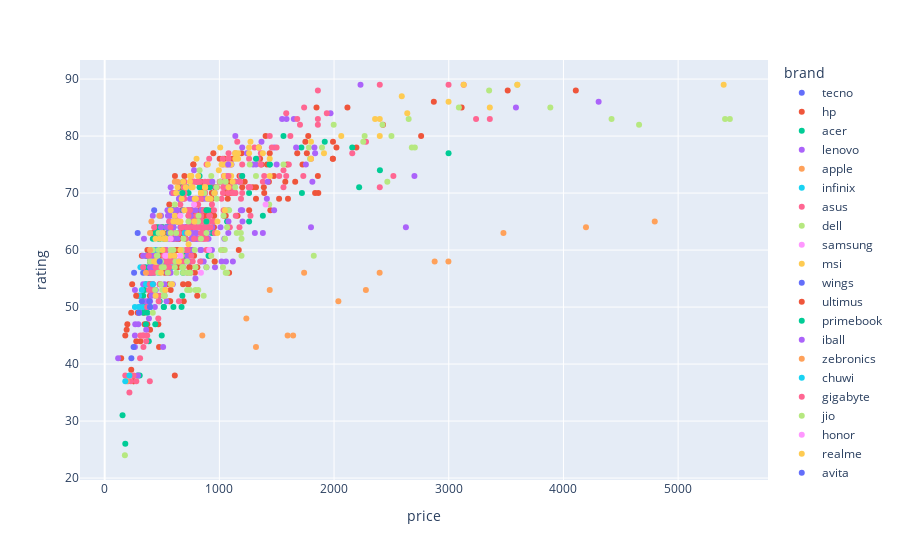

The notebook cell saved with this chart:
### Code cell
# Scarterplot de Price e Rating
px.scatter(df_laptops, x='price', y='rating', color='brand', hover_data=['brand'])

### Figure 1 — Plotly figure (JSON) as saved in the notebook; plotly's stock layout.template omitted (floating-point values rounded to 4 significant figures; data arrays with more than 128 entries replaced by an {"elided": "..."} marker saying what was removed)
{"data": [{"customdata": [["tecno"], ["tecno"]], "hovertemplate": "brand=%{customdata[0]}<br>price=%{x}<br>rating=%{y}<extra></extra>", "legendgroup": "tecno", "marker": {"color": "#636efa", "symbol": "circle"}, "mode": "markers", "name": "tecno", "orientation": "v", "showlegend": true, "type": "scatter", "x": [287.7, 431.6], "xaxis": "x", "y": [63, 67], "yaxis": "y"}, {"customdata": {"elided": "205x1 str values"}, "hovertemplate": "brand=%{customdata[0]}<br>price=%{x}<br>rating=%{y}<extra></extra>", "legendgroup": "hp", "marker": {"color": "#EF553B", "symbol": "circle"}, "mode": "markers", "name": "hp", "orientation": "v", "showlegend": true, "type": "scatter", "x": {"elided": "205 float values"}, "xaxis": "x", "y": {"elided": "205 int values"}, "yaxis": "y"}, {"customdata": [["acer"], ["acer"], ["acer"], ["acer"], ["acer"], ["acer"], ["acer"], ["acer"], ["acer"], ["acer"], ["acer"], ["acer"], ["acer"], ["acer"], ["acer"], ["acer"], ["acer"], ["acer"], ["acer"], ["acer"], ["acer"], ["acer"], ["acer"], ["acer"], ["acer"], ["acer"], ["acer"], ["acer"], ["acer"], ["acer"], ["acer"], ["acer"], ["acer"], ["acer"], ["acer"], ["acer"], ["acer"], ["acer"], ["acer"], ["acer"], ["acer"], ["acer"], ["acer"], ["acer"], ["acer"], ["acer"], ["acer"], ["acer"], ["acer"], ["acer"], ["acer"], ["acer"], ["acer"], ["acer"], ["acer"], ["acer"], ["acer"], ["acer"], ["acer"], ["acer"], ["acer"], ["acer"], ["acer"], ["acer"], ["acer"], ["acer"], ["acer"], ["acer"], ["acer"], ["acer"], ["acer"], ["acer"], ["acer"], ["acer"], ["acer"], ["acer"], ["acer"], ["acer"], ["acer"], ["acer"], ["acer"], ["acer"], ["acer"], ["acer"], ["acer"], ["acer"], ["acer"], ["acer"], ["acer"]], "hovertemplate": "brand=%{customdata[0]}<br>price=%{x}<br>rating=%{y}<extra></extra>", "legendgroup": "acer", "marker": {"color": "#00cc96", "symbol": "circle"}, "mode": "markers", "name": "acer", "orientation": "v", "showlegend": true, "type": "scatter", "x": [479.6, 935.4, 563.6, 419.6, 395.7, 683.5, 455.6, 473.7, 1139.0, 575.6, 1439.0, 1259.0, 371.7, 467.6, 395.7, 875.4, 2159.0, 383.7, 359.7, 731.5, 683.5, 1439.0, 335.7, 563.6, 359.7, 557.7, 599.5, 539.7, 515.7, 563.6, 557.6, 683.5, 477.3, 287.7, 767.6, 791.4, 599.5, 740.0, 305.7, 479.6, 419.6, 515.6, 683.5, 635.5, 443.6, 503.6, 497.6, 1919.0, 809.5, 431.6, 1559.0, 905.5, 503.6, 863.4, 369.3, 359.6, 353.7, 515.6, 491.6, 659.5, 394.5, 347.8, 479.6, 599.5, 698.8, 677.5, 670.4, 1720.0, 707.5, 1715.0, 479.6, 441.4, 1259.0, 1379.0, 539.6, 1067.0, 827.4, 2400.0, 934.2, 551.6, 395.7, 384.9, 2219.0, 2998.0, 335.7, 917.5, 359.7, 827.5, 905.5], "xaxis": "x", "y": [62, 63, 64, 60, 58, 71, 60, 62, 72, 67, 75, 70, 49, 64, 54, 64, 78, 57, 59, 70, 67, 75, 49, 67, 47, 64, 64, 64, 62, 63, 63, 56, 62, 38, 65, 62, 67, 65, 38, 58, 62, 50, 72, 70, 63, 60, 45, 79, 65, 58, 80, 59, 64, 70, 59, 50, 57, 50, 60, 69, 56, 53, 51, 50, 59, 52, 50, 70, 62, 78, 58, 47, 65, 66, 64, 65, 73, 74, 72, 59, 50, 44, 71, 77, 52, 71, 54, 71, 67], "yaxis": "y"}, {"customdata": {"elided": "201x1 str values"}, "hovertemplate": "brand=%{customdata[0]}<br>price=%{x}<br>rating=%{y}<extra></extra>", "legendgroup": "lenovo", "marker": {"color": "#ab63fa", "symbol": "circle"}, "mode": "markers", "name": "lenovo", "orientation": "v", "showlegend": true, "type": "scatter", "x": {"elided": "201 float values"}, "xaxis": "x", "y": {"elided": "201 int values"}, "yaxis": "y"}, {"customdata": [["apple"], ["apple"], ["apple"], ["apple"], ["apple"], ["apple"], ["apple"], ["apple"], ["apple"], ["apple"], ["apple"], ["apple"], ["apple"], ["apple"], ["apple"]], "hovertemplate": "brand=%{customdata[0]}<br>price=%{x}<br>rating=%{y}<extra></extra>", "legendgroup": "apple", "marker": {"color": "#FFA15A", "symbol": "circle"}, "mode": "markers", "name": "apple", "orientation": "v", "showlegend": true, "type": "scatter", "x": [851.4, 4796.0, 1235.0, 1439.0, 1319.0, 3477.0, 4196.0, 2997.0, 2397.0, 1739.0, 1595, 1643.0, 2278.0, 2877.0, 2038.0], "xaxis": "x", "y": [45, 65, 48, 53, 43, 63, 64, 58, 56, 56, 45, 45, 53, 58, 51], "yaxis": "y"}, {"customdata": [["infinix"], ["infinix"], ["infinix"], ["infinix"], ["infinix"], ["infinix"], ["infinix"], ["infinix"], ["infinix"], ["infinix"], ["infinix"], ["infinix"], ["infinix"]], "hovertemplate": "brand=%{customdata[0]}<br>price=%{x}<br>rating=%{y}<extra></extra>", "legendgroup": "infinix", "marker": {"color": "#19d3f3", "symbol": "circle"}, "mode": "markers", "name": "infinix", "orientation": "v", "showlegend": true, "type": "scatter", "x": [419.6, 719.5, 359.7, 335.7, 323.7, 431.6, 695.5, 467.6, 587.6, 311.7, 299.7, 539.6, 467.6], "xaxis": "x", "y": [56, 71, 54, 50, 53, 60, 63, 56, 57, 57, 52, 57, 58], "yaxis": "y"}, {"customdata": {"elided": "210x1 str values"}, "hovertemplate": "brand=%{customdata[0]}<br>price=%{x}<br>rating=%{y}<extra></extra>", "legendgroup": "asus", "marker": {"color": "#FF6692", "symbol": "circle"}, "mode": "markers", "name": "asus", "orientation": "v", "showlegend": true, "type": "scatter", "x": {"elided": "210 float values"}, "xaxis": "x", "y": {"elided": "210 int values"}, "yaxis": "y"}, {"customdata": [["dell"], ["dell"], ["dell"], ["dell"], ["dell"], ["dell"], ["dell"], ["dell"], ["dell"], ["dell"], ["dell"], ["dell"], ["dell"], ["dell"], ["dell"], ["dell"], ["dell"], ["dell"], ["dell"], ["dell"], ["dell"], ["dell"], ["dell"], ["dell"], ["dell"], ["dell"], ["dell"], ["dell"], ["dell"], ["dell"], ["dell"], ["dell"], ["dell"], ["dell"], ["dell"], ["dell"], ["dell"], ["dell"], ["dell"], ["dell"], ["dell"], ["dell"], ["dell"], ["dell"], ["dell"], ["dell"], ["dell"], ["dell"], ["dell"], ["dell"], ["dell"], ["dell"], ["dell"], ["dell"], ["dell"], ["dell"], ["dell"], ["dell"], ["dell"], ["dell"], ["dell"], ["dell"], ["dell"], ["dell"], ["dell"], ["dell"], ["dell"], ["dell"], ["dell"], ["dell"], ["dell"], ["dell"], ["dell"], ["dell"], ["dell"], ["dell"], ["dell"], ["dell"], ["dell"], ["dell"], ["dell"], ["dell"], ["dell"], ["dell"], ["dell"], ["dell"], ["dell"], ["dell"], ["dell"], ["dell"], ["dell"], ["dell"], ["dell"], ["dell"], ["dell"], ["dell"], ["dell"], ["dell"], ["dell"], ["dell"], ["dell"], ["dell"], ["dell"], ["dell"], ["dell"], ["dell"]], "hovertemplate": "brand=%{customdata[0]}<br>price=%{x}<br>rating=%{y}<extra></extra>", "legendgroup": "dell", "marker": {"color": "#B6E880", "symbol": "circle"}, "mode": "markers", "name": "dell", "orientation": "v", "showlegend": true, "type": "scatter", "x": [419.6, 818.4, 974.9, 475.5, 1037.0, 869.4, 599.7, 1007.0, 827.4, 1781.0, 455.6, 791.4, 929.4, 470.6, 687.2, 611.5, 839.5, 626.0, 1055.0, 2500.0, 440.5, 718.3, 419.6, 1823, 1067.0, 1265.0, 617.5, 683.5, 743.5, 815.9, 675.7, 682.2, 683.5, 611.5, 467.6, 791.4, 1193.0, 719.5, 449.6, 1031.0, 2678.0, 550.1, 459.9, 1187.0, 395.7, 1049.0, 575.6, 929.4, 496.9, 1047.0, 725.5, 447.1, 1013.0, 3088.0, 1151.0, 730.4, 5451.0, 814.2, 3886.0, 2267.0, 5409.0, 3598.0, 785.6, 887.4, 471.2, 719.5, 501.4, 1055.0, 1085.0, 491.6, 524.0, 671.5, 575.6, 955.8, 3352.0, 2423.0, 490.4, 2465.0, 1138.0, 743.5, 1895.0, 1997.0, 1193.0, 959.7, 515.6, 1067.0, 863.4, 887.4, 743.5, 1790.0, 515.7, 2255.0, 1319.0, 1559.0, 976.3, 2704.0, 2650.0, 4659.0, 4419.0, 575.6, 623.5, 461.6, 539.6, 670.4, 1434.0, 1055.0], "xaxis": "x", "y": [60, 66, 71, 66, 66, 70, 60, 72, 74, 78, 59, 53, 73, 63, 62, 68, 62, 56, 67, 80, 53, 58, 49, 59, 64, 75, 58, 57, 53, 53, 57, 57, 56, 57, 56, 57, 62, 53, 58, 57, 78, 56, 58, 63, 58, 62, 54, 59, 57, 60, 63, 58, 60, 85, 63, 65, 83, 65, 85, 80, 83, 89, 60, 63, 60, 56, 53, 56, 67, 58, 52, 60, 60, 70, 88, 82, 54, 72, 71, 56, 78, 82, 59, 58, 57, 56, 52, 57, 56, 76, 52, 79, 73, 75, 69, 78, 83, 82, 83, 63, 63, 59, 62, 59, 68, 72], "yaxis": "y"}, {"customdata": [["samsung"], ["samsung"], ["samsung"], ["samsung"], ["samsung"], ["samsung"], ["samsung"]], "hovertemplate": "brand=%{customdata[0]}<br>price=%{x}<br>rating=%{y}<extra></extra>", "legendgroup": "samsung", "marker": {"color": "#FF97FF", "symbol": "circle"}, "mode": "markers", "name": "samsung", "orientation": "v", "showlegend": true, "type": "scatter", "x": [779.5, 539.6, 575.6, 839.4, 911.4, 659.5, 1403.0], "xaxis": "x", "y": [68, 59, 62, 56, 60, 59, 68], "yaxis": "y"}, {"customdata": [["msi"], ["msi"], ["msi"], ["msi"], ["msi"], ["msi"], ["msi"], ["msi"], ["msi"], ["msi"], ["msi"], ["msi"], ["msi"], ["msi"], ["msi"], ["msi"], ["msi"], ["msi"], ["msi"], ["msi"], ["msi"], ["msi"], ["msi"], ["msi"], ["msi"], ["msi"], ["msi"], ["msi"], ["msi"], ["msi"], ["msi"], ["msi"], ["msi"], ["msi"], ["msi"], ["msi"], ["msi"], ["msi"], ["msi"], ["msi"], ["msi"], ["msi"], ["msi"], ["msi"], ["msi"], ["msi"], ["msi"], ["msi"], ["msi"], ["msi"], ["msi"], ["msi"], ["msi"], ["msi"], ["msi"], ["msi"], ["msi"], ["msi"], ["msi"], ["msi"], ["msi"], ["msi"], ["msi"], ["msi"], ["msi"], ["msi"], ["msi"], ["msi"], ["msi"], ["msi"], ["msi"], ["msi"], ["msi"], ["msi"], ["msi"], ["msi"], ["msi"], ["msi"], ["msi"], ["msi"], ["msi"], ["msi"], ["msi"], ["msi"], ["msi"], ["msi"], ["msi"], ["msi"], ["msi"], ["msi"]], "hovertemplate": "brand=%{customdata[0]}<br>price=%{x}<br>rating=%{y}<extra></extra>", "legendgroup": "msi", "marker": {"color": "#FECB52", "symbol": "circle"}, "mode": "markers", "name": "msi", "orientation": "v", "showlegend": true, "type": "scatter", "x": [635.5, 800.9, 431.2, 839.4, 659.5, 899.4, 599.5, 503.6, 659.5, 743.5, 635.5, 755.5, 479.6, 647.5, 683.5, 443.6, 815.4, 785.5, 527.6, 1271.0, 1007.0, 795.8, 2399.0, 5397.0, 959.4, 2358.0, 755.5, 1139.0, 1163.0, 1259.0, 1799.0, 1799.0, 1379.0, 671.5, 707.5, 671.5, 2399.0, 1439.0, 3598.0, 983.3, 443.6, 1912.0, 1079.0, 887.4, 575.6, 1343.0, 695.5, 659.5, 1259.0, 899.4, 1139.0, 611.5, 1139.0, 1019.0, 731.5, 623.5, 635.5, 1103.0, 1055.0, 3358.0, 923.4, 875.4, 1043.0, 2998.0, 767.5, 1163.0, 983.3, 839.4, 3130.0, 781.9, 875.4, 2638.0, 2590.0, 2063.0, 839.4, 743.5, 527.6, 587.6, 503.6, 455.6, 569.6, 1115.0, 995.3, 1048.0, 606.8, 731.5, 647.5, 491.6, 1439.0, 1103.0], "xaxis": "x", "y": [71, 76, 58, 70, 65, 75, 65, 63, 60, 73, 65, 73, 62, 65, 72, 62, 73, 69, 62, 79, 78, 69, 80, 89, 70, 83, 71, 76, 76, 77, 79, 76, 77, 69, 71, 70, 83, 73, 89, 63, 58, 77, 71, 65, 67, 78, 67, 65, 78, 69, 77, 66, 77, 75, 63, 70, 65, 75, 75, 85, 69, 71, 73, 86, 71, 77, 65, 70, 89, 65, 71, 84, 87, 80, 70, 72, 53, 54, 60, 58, 59, 72, 74, 67, 59, 61, 58, 56, 76, 73], "yaxis": "y"}, {"customdata": [["wings"], ["wings"], ["wings"], ["wings"]], "hovertemplate": "brand=%{customdata[0]}<br>price=%{x}<br>rating=%{y}<extra></extra>", "legendgroup": "wings", "marker": {"color": "#636efa", "symbol": "circle"}, "mode": "markers", "name": "wings", "orientation": "v", "showlegend": true, "type": "scatter", "x": [335.7, 479.6, 299.7, 323.7], "xaxis": "x", "y": [56, 58, 49, 51], "yaxis": "y"}, {"customdata": [["ultimus"], ["ultimus"], ["ultimus"], ["ultimus"], ["ultimus"], ["ultimus"]], "hovertemplate": "brand=%{customdata[0]}<br>price=%{x}<br>rating=%{y}<extra></extra>", "legendgroup": "ultimus", "marker": {"color": "#EF553B", "symbol": "circle"}, "mode": "markers", "name": "ultimus", "orientation": "v", "showlegend": true, "type": "scatter", "x": [239.8, 191.8, 143.8, 179.8, 197.8, 274.8], "xaxis": "x", "y": [54, 46, 41, 45, 47, 52], "yaxis": "y"}, {"customdata": [["primebook"], ["primebook"]], "hovertemplate": "brand=%{customdata[0]}<br>price=%{x}<br>rating=%{y}<extra></extra>", "legendgroup": "primebook", "marker": {"color": "#00cc96", "symbol": "circle"}, "mode": "markers", "name": "primebook", "orientation": "v", "showlegend": true, "type": "scatter", "x": [179.8, 155.8], "xaxis": "x", "y": [26, 31], "yaxis": "y"}, {"customdata": [["iball"]], "hovertemplate": "brand=%{customdata[0]}<br>price=%{x}<br>rating=%{y}<extra></extra>", "legendgroup": "iball", "marker": {"color": "#ab63fa", "symbol": "circle"}, "mode": "markers", "name": "iball", "orientation": "v", "showlegend": true, "type": "scatter", "x": [117.5], "xaxis": "x", "y": [41], "yaxis": "y"}, {"customdata": [["zebronics"], ["zebronics"], ["zebronics"], ["zebronics"], ["zebronics"], ["zebronics"], ["zebronics"]], "hovertemplate": "brand=%{customdata[0]}<br>price=%{x}<br>rating=%{y}<extra></extra>", "legendgroup": "zebronics", "marker": {"color": "#FFA15A", "symbol": "circle"}, "mode": "markers", "name": "zebronics", "orientation": "v", "showlegend": true, "type": "scatter", "x": [407.7, 395.7, 635.5, 359.7, 479.6, 395.7, 611.5], "xaxis": "x", "y": [65, 63, 72, 56, 66, 60, 72], "yaxis": "y"}, {"customdata": [["chuwi"], ["chuwi"], ["chuwi"], ["chuwi"]], "hovertemplate": "brand=%{customdata[0]}<br>price=%{x}<br>rating=%{y}<extra></extra>", "legendgroup": "chuwi", "marker": {"color": "#19d3f3", "symbol": "circle"}, "mode": "markers", "name": "chuwi", "orientation": "v", "showlegend": true, "type": "scatter", "x": [395.7, 299.7, 263.7, 419.6], "xaxis": "x", "y": [50, 50, 50, 54], "yaxis": "y"}, {"customdata": [["gigabyte"], ["gigabyte"]], "hovertemplate": "brand=%{customdata[0]}<br>price=%{x}<br>rating=%{y}<extra></extra>", "legendgroup": "gigabyte", "marker": {"color": "#FF6692", "symbol": "circle"}, "mode": "markers", "name": "gigabyte", "orientation": "v", "showlegend": true, "type": "scatter", "x": [863.4, 1079.0], "xaxis": "x", "y": [67, 73], "yaxis": "y"}, {"customdata": [["jio"]], "hovertemplate": "brand=%{customdata[0]}<br>price=%{x}<br>rating=%{y}<extra></extra>", "legendgroup": "jio", "marker": {"color": "#B6E880", "symbol": "circle"}, "mode": "markers", "name": "jio", "orientation": "v", "showlegend": true, "type": "scatter", "x": [176.3], "xaxis": "x", "y": [24], "yaxis": "y"}, {"customdata": [["honor"], ["honor"]], "hovertemplate": "brand=%{customdata[0]}<br>price=%{x}<br>rating=%{y}<extra></extra>", "legendgroup": "honor", "marker": {"color": "#FF97FF", "symbol": "circle"}, "mode": "markers", "name": "honor", "orientation": "v", "showlegend": true, "type": "scatter", "x": [659.5, 527.6], "xaxis": "x", "y": [66, 59], "yaxis": "y"}, {"customdata": [["realme"], ["realme"]], "hovertemplate": "brand=%{customdata[0]}<br>price=%{x}<br>rating=%{y}<extra></extra>", "legendgroup": "realme", "marker": {"color": "#FECB52", "symbol": "circle"}, "mode": "markers", "name": "realme", "orientation": "v", "showlegend": true, "type": "scatter", "x": [443.6, 515.6], "xaxis": "x", "y": [52, 62], "yaxis": "y"}, {"customdata": [["avita"], ["avita"], ["avita"], ["avita"], ["avita"]], "hovertemplate": "brand=%{customdata[0]}<br>price=%{x}<br>rating=%{y}<extra></extra>", "legendgroup": "avita", "marker": {"color": "#636efa", "symbol": "circle"}, "mode": "markers", "name": "avita", "orientation": "v", "showlegend": true, "type": "scatter", "x": [256.5, 395.2, 390.4, 232.9, 251.8], "xaxis": "x", "y": [56, 50, 51, 41, 43], "yaxis": "y"}, {"customdata": [["microsoft"], ["microsoft"]], "hovertemplate": "brand=%{customdata[0]}<br>price=%{x}<br>rating=%{y}<extra></extra>", "legendgroup": "microsoft", "marker": {"color": "#EF553B", "symbol": "circle"}, "mode": "markers", "name": "microsoft", "orientation": "v", "showlegend": true, "type": "scatter", "x": [959.4, 1169.0], "xaxis": "x", "y": [58, 60], "yaxis": "y"}, {"customdata": [["fujitsu"], ["fujitsu"], ["fujitsu"], ["fujitsu"], ["fujitsu"]], "hovertemplate": "brand=%{customdata[0]}<br>price=%{x}<br>rating=%{y}<extra></extra>", "legendgroup": "fujitsu", "marker": {"color": "#00cc96", "symbol": "circle"}, "mode": "markers", "name": "fujitsu", "orientation": "v", "showlegend": true, "type": "scatter", "x": [887.4, 887.4, 1319.0, 1199.0, 677.5], "xaxis": "x", "y": [67, 65, 76, 73, 70], "yaxis": "y"}, {"customdata": [["lg"], ["lg"], ["lg"], ["lg"], ["lg"], ["lg"], ["lg"]], "hovertemplate": "brand=%{customdata[0]}<br>price=%{x}<br>rating=%{y}<extra></extra>", "legendgroup": "lg", "marker": {"color": "#ab63fa", "symbol": "circle"}, "mode": "markers", "name": "lg", "orientation": "v", "showlegend": true, "type": "scatter", "x": [1187.0, 939.1, 1829.0, 1414.0, 1077.0, 1811.0, 1421.0], "xaxis": "x", "y": [67, 72, 78, 69, 75, 72, 72], "yaxis": "y"}, {"customdata": [["walker"]], "hovertemplate": "brand=%{customdata[0]}<br>price=%{x}<br>rating=%{y}<extra></extra>", "legendgroup": "walker", "marker": {"color": "#FFA15A", "symbol": "circle"}, "mode": "markers", "name": "walker", "orientation": "v", "showlegend": true, "type": "scatter", "x": [191.8], "xaxis": "x", "y": [37], "yaxis": "y"}, {"customdata": [["axl"], ["axl"]], "hovertemplate": "brand=%{customdata[0]}<br>price=%{x}<br>rating=%{y}<extra></extra>", "legendgroup": "axl", "marker": {"color": "#19d3f3", "symbol": "circle"}, "mode": "markers", "name": "axl", "orientation": "v", "showlegend": true, "type": "scatter", "x": [215.8, 179.8], "xaxis": "x", "y": [38, 37], "yaxis": "y"}], "layout": {"legend": {"title": {"text": "brand"}, "tracegroupgap": 0}, "margin": {"t": 60}, "xaxis": {"anchor": "y", "domain": [0, 1], "title": {"text": "price"}}, "yaxis": {"anchor": "x", "domain": [0, 1], "title": {"text": "rating"}}}}
